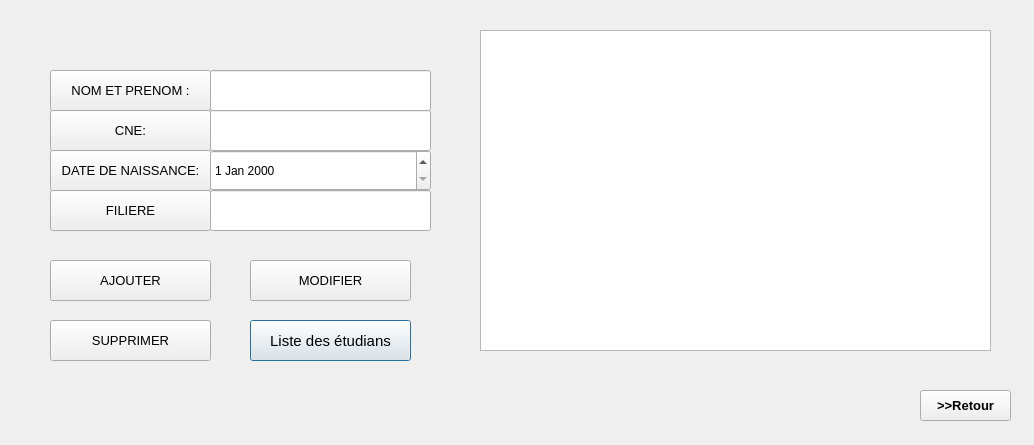
<?xml version="1.0" encoding="UTF-8"?>
<ui version="4.0">
 <class>etudiant2</class>
 <widget class="QDialog" name="etudiant2">
  <property name="geometry">
   <rect>
    <x>0</x>
    <y>0</y>
    <width>1034</width>
    <height>445</height>
   </rect>
  </property>
  <property name="windowTitle">
   <string>Dialog</string>
  </property>
  <widget class="QTableView" name="tableView">
   <property name="geometry">
    <rect>
     <x>480</x>
     <y>30</y>
     <width>511</width>
     <height>321</height>
    </rect>
   </property>
   <property name="font">
    <font>
     <pointsize>10</pointsize>
    </font>
   </property>
  </widget>
  <widget class="QPushButton" name="see">
   <property name="geometry">
    <rect>
     <x>250</x>
     <y>320</y>
     <width>161</width>
     <height>41</height>
    </rect>
   </property>
   <property name="font">
    <font>
     <pointsize>11</pointsize>
    </font>
   </property>
   <property name="text">
    <string>Liste des étudians</string>
   </property>
  </widget>
  <widget class="QPushButton" name="pushButton_3">
   <property name="geometry">
    <rect>
     <x>50</x>
     <y>70</y>
     <width>161</width>
     <height>41</height>
    </rect>
   </property>
   <property name="font">
    <font>
     <pointsize>10</pointsize>
    </font>
   </property>
   <property name="text">
    <string>NOM ET PRENOM :</string>
   </property>
  </widget>
  <widget class="QPushButton" name="pushButton_4">
   <property name="geometry">
    <rect>
     <x>50</x>
     <y>110</y>
     <width>161</width>
     <height>41</height>
    </rect>
   </property>
   <property name="font">
    <font>
     <pointsize>10</pointsize>
    </font>
   </property>
   <property name="text">
    <string>CNE:</string>
   </property>
  </widget>
  <widget class="QPushButton" name="pushButton_5">
   <property name="geometry">
    <rect>
     <x>50</x>
     <y>150</y>
     <width>161</width>
     <height>41</height>
    </rect>
   </property>
   <property name="font">
    <font>
     <pointsize>10</pointsize>
    </font>
   </property>
   <property name="text">
    <string>DATE DE NAISSANCE:</string>
   </property>
  </widget>
  <widget class="QPushButton" name="pushButton_6">
   <property name="geometry">
    <rect>
     <x>50</x>
     <y>190</y>
     <width>161</width>
     <height>41</height>
    </rect>
   </property>
   <property name="font">
    <font>
     <pointsize>10</pointsize>
    </font>
   </property>
   <property name="text">
    <string>FILIERE</string>
   </property>
  </widget>
  <widget class="QLineEdit" name="lineEdit_nom">
   <property name="geometry">
    <rect>
     <x>210</x>
     <y>70</y>
     <width>221</width>
     <height>41</height>
    </rect>
   </property>
   <property name="font">
    <font>
     <pointsize>10</pointsize>
    </font>
   </property>
  </widget>
  <widget class="QLineEdit" name="lineEdit_cne">
   <property name="geometry">
    <rect>
     <x>210</x>
     <y>110</y>
     <width>221</width>
     <height>41</height>
    </rect>
   </property>
   <property name="font">
    <font>
     <pointsize>10</pointsize>
    </font>
   </property>
  </widget>
  <widget class="QLineEdit" name="lineEdit_filiere">
   <property name="geometry">
    <rect>
     <x>210</x>
     <y>190</y>
     <width>221</width>
     <height>41</height>
    </rect>
   </property>
   <property name="font">
    <font>
     <pointsize>10</pointsize>
    </font>
   </property>
  </widget>
  <widget class="QPushButton" name="up_date">
   <property name="geometry">
    <rect>
     <x>250</x>
     <y>260</y>
     <width>161</width>
     <height>41</height>
    </rect>
   </property>
   <property name="font">
    <font>
     <pointsize>10</pointsize>
    </font>
   </property>
   <property name="text">
    <string>MODIFIER</string>
   </property>
  </widget>
  <widget class="QPushButton" name="add">
   <property name="geometry">
    <rect>
     <x>50</x>
     <y>260</y>
     <width>161</width>
     <height>41</height>
    </rect>
   </property>
   <property name="font">
    <font>
     <pointsize>10</pointsize>
    </font>
   </property>
   <property name="text">
    <string>AJOUTER</string>
   </property>
  </widget>
  <widget class="QPushButton" name="delete_2">
   <property name="geometry">
    <rect>
     <x>50</x>
     <y>320</y>
     <width>161</width>
     <height>41</height>
    </rect>
   </property>
   <property name="font">
    <font>
     <pointsize>10</pointsize>
    </font>
   </property>
   <property name="text">
    <string>SUPPRIMER</string>
   </property>
  </widget>
  <widget class="QPushButton" name="pushButton">
   <property name="geometry">
    <rect>
     <x>920</x>
     <y>390</y>
     <width>91</width>
     <height>31</height>
    </rect>
   </property>
   <property name="font">
    <font>
     <pointsize>10</pointsize>
     <weight>75</weight>
     <bold>true</bold>
    </font>
   </property>
   <property name="text">
    <string>&gt;&gt;Retour</string>
   </property>
  </widget>
  <widget class="QDateEdit" name="dateEdit">
   <property name="geometry">
    <rect>
     <x>210</x>
     <y>150</y>
     <width>221</width>
     <height>41</height>
    </rect>
   </property>
  </widget>
 </widget>
 <resources/>
 <connections/>
</ui>
